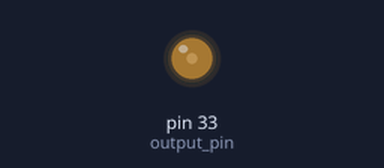
Bench run of a program on a simulated Raspberry Pi (header pin numbers). Shown: output pins drawn as LEDs (lit = HIGH). What the program prints to the terminal is not drawn.

Above: at 0.05 s.
At 2.25 s:
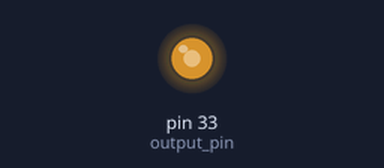
At 4.5 s:
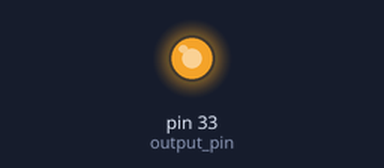
At 9.0 s:
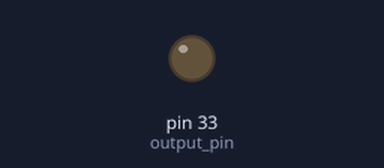
Timing chart, 0 to 13.0 s (numbered marks = the images above):
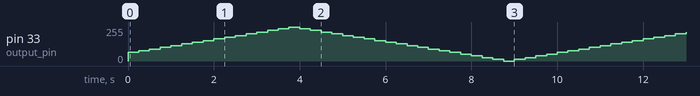

The program:

pwm.py
```python
import RPi.GPIO as GPIO
import time


output_pin = 33


def main():
    # Pin Setup:
    # Board pin-numbering scheme
    GPIO.setmode(GPIO.BOARD)
    # set pin as an output pin with optional initial state of HIGH
    GPIO.setup(output_pin, GPIO.OUT, initial=GPIO.HIGH)
    p = GPIO.PWM(output_pin, 25)
    val = 25
    incr = 5
    p.start(val)

    print("PWM running. Press CTRL+C to exit.")
    try:
        while True:
            time.sleep(0.25)
            if val >= 100:
                incr = -incr
            if val <= 0:
                incr = -incr
            val += incr
            p.ChangeDutyCycle(val)
    finally:
        p.stop()
        GPIO.cleanup()

if __name__ == '__main__':
    main()
    
```
